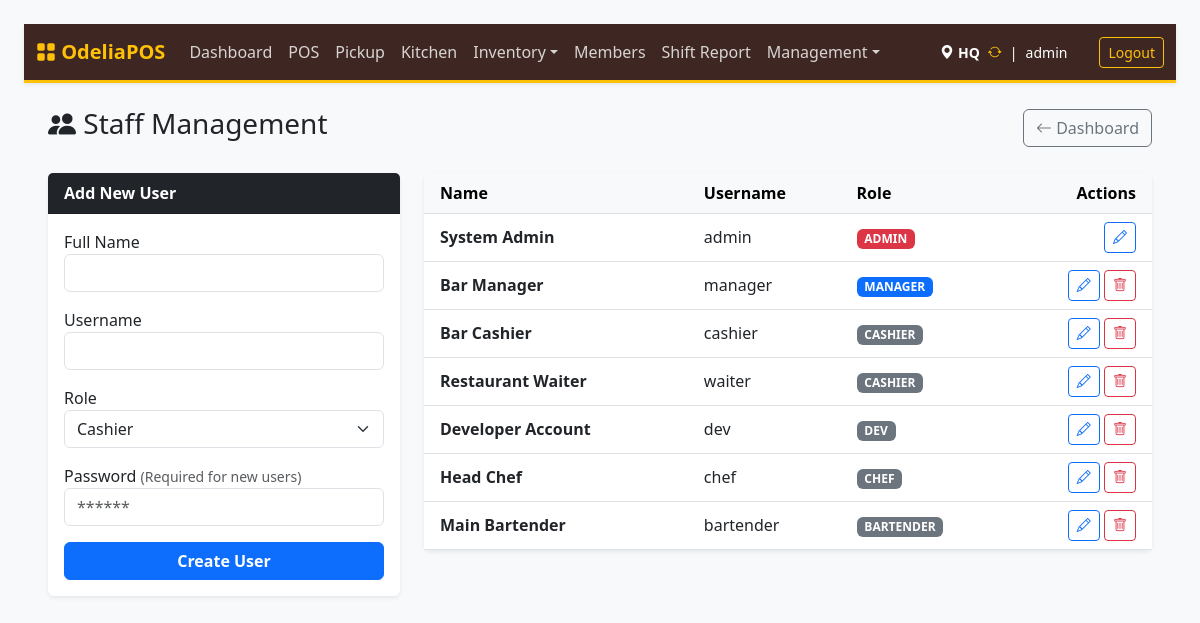
Page /index.php?page=users (signed in) on the earlier database version.
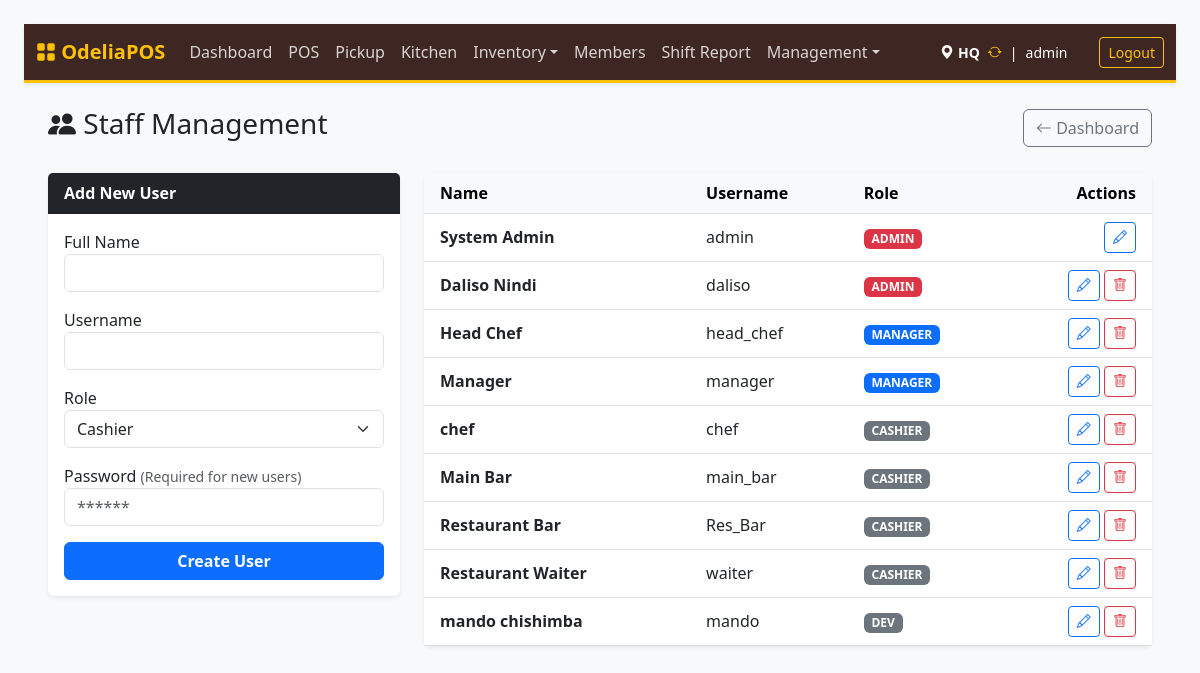
Same page on the later database version.
### tables this page shows
CREATE TABLE `users` (
  `id` int NOT NULL AUTO_INCREMENT,
  `username` varchar(50) NOT NULL,
  `full_name` varchar(100) DEFAULT NULL,
  `password_hash` varchar(255) NOT NULL,
  `role` enum('admin','shopkeeper','manager','cashier','dev','chef','waiter','head_chef','bartender') NOT NULL DEFAULT 'cashier',
  `location_id` int DEFAULT NULL,
  `created_at` timestamp NULL DEFAULT CURRENT_TIMESTAMP,
  `force_password_change` tinyint(1) DEFAULT '0',
  `is_active` tinyint(1) DEFAULT '1',
  PRIMARY KEY (`id`),
  UNIQUE KEY `username` (`username`),
  KEY `location_id` (`location_id`),
  CONSTRAINT `users_ibfk_1` FOREIGN KEY (`location_id`) REFERENCES `locations` (`id`) ON DELETE SET NULL
);

### src/users.php (called while the page is built, shortened)
<?php
$users = $pdo->query("SELECT * FROM users WHERE is_active = 1 ORDER BY role, username")->fetchAll();
?>

### templates/users.php (the view, shortened to what this page needs)
<!DOCTYPE html>
<html lang="en">
<head>
    <link href="https://cdn.jsdelivr.net/npm/bootstrap@5.3.0/dist/css/bootstrap.min.css" rel="stylesheet">
    <link rel="stylesheet" href="https://cdn.jsdelivr.net/npm/bootstrap-icons@1.10.5/font/bootstrap-icons.css">
</head>
<body class="p-4">
<div class="d-flex justify-content-between align-items-center mb-4">
    <h3><i class="bi bi-people-fill"></i> Staff Management</h3>
    <a href="index.php?page=dashboard" class="btn btn-outline-secondary"><i class="bi bi-arrow-left"></i> Dashboard</a>
</div>
<div class="row">
    <div class="col-md-4">
        <div class="card shadow-sm border-0">
            <div class="card-header bg-dark text-white fw-bold d-flex justify-content-between align-items-center">
                <span id="formTitle">Add New User</span>
            </div>
            <div class="card-body">
                <form method="POST">
                    <div class="mb-3">
                        <label>Full Name</label>
                        <input type="text" name="full_name" id="fullName" class="form-control" required>
                    </div>
                    <div class="mb-3">
                        <label>Username</label>
                        <input type="text" name="username" id="username" class="form-control" required>
                    </div>
                    <div class="mb-3">
                        <label>Role</label>
                        <select name="role" id="role" class="form-select">
                            <option value="cashier">Cashier</option>
                        </select>
                    </div>
                    <div class="mb-3">
                        <label>Password <small class="text-muted" id="passHelp">(Required for new users)</small></label>
                        <input type="password" name="password" class="form-control" placeholder="******">
                    </div>
                    <div class="d-grid">
                        <button type="submit" class="btn btn-primary fw-bold" id="btnSubmit">Create User</button>
                    </div>
                </form>
            </div>
        </div>
    </div>
    <div class="col-md-8">
        <div class="card shadow-sm border-0">
            <div class="card-body p-0">
                <table class="table table-hover mb-0 align-middle">
                    <thead class="table-light">
                        <tr>
                            <th class="ps-3">Name</th>
                            <th>Username</th>
                            <th>Role</th>
                            <th class="text-end pe-3">Actions</th>
                        </tr>
                    </thead>
                    <tbody>
                        <?php foreach($users as $u): ?>
                        <tr>
                            <td class="ps-3 fw-bold"><?= htmlspecialchars($u['full_name']) ?></td>
                            <td><?= htmlspecialchars($u['username']) ?></td>
                            <td><span class="badge bg-<?= $u['role'] == 'admin' ? 'danger' : ($u['role'] == 'manager' ? 'primary' : 'secondary') ?>"><?= strtoupper($u['role']) ?></span></td>
                            <td class="text-end pe-3">
                                <button class="btn btn-sm btn-outline-primary" onclick='editUser(<?= json_encode($u) ?>)'><i class="bi bi-pencil"></i></button>
                                <?php if($u['id'] != $_SESSION['user_id']): ?>
                                <form method="POST" class="d-inline" onsubmit="return confirmDeactivate(event)">
                                    <button class="btn btn-sm btn-outline-danger" title="Deactivate"><i class="bi bi-trash"></i></button>
                                </form>
                                <?php endif; ?>
                            </td>
                        </tr>
                        <?php endforeach; ?>
                    </tbody>
                </table>
            </div>
        </div>
    </div>
</div>
</body>
</html>

Differences in the rows shown:
no longer on this page (row edited): users: full_name "Main Bartender", username "bartender", role "BARTENDER"
added users: full_name "Daliso Nindi", username "daliso", role "ADMIN"
changed users "Head Chef": username "chef" → "head_chef"; role "CHEF" → "MANAGER"; moves up the list
changed users "manager": full_name "Bar Manager" → "Manager"
added users: full_name "chef", username "chef", role "CASHIER"
changed users: full_name "Bar Cashier" → "Main Bar"; username "cashier" → "main_bar"
added users: full_name "Restaurant Bar", username "Res_Bar", role "CASHIER"
changed users "DEV": full_name "Developer Account" → "mando chishimba"; username "dev" → "mando"
